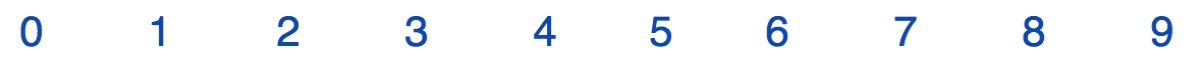
#> input picture number_rec/data/0-9.jpg, 1200 x 74 px
$ python knn.py   (older library calls are emulated)
#> lines starting #> are read from the running program, lines starting #| are printed output that depends on the picture; after the words box and inside, x2 and y2 are one past the last pixel; in counts of white or black regions, pixels touching at a corner belong together
import cv2
import numpy as np

train_img = cv2.imread('./data/0-9.jpg')
#> train_img is the input picture: shape (74, 1200, 3); mean B, G, R 251.9, 249, 247.2

gray_img = cv2.cvtColor(train_img, cv2.COLOR_BGR2GRAY)
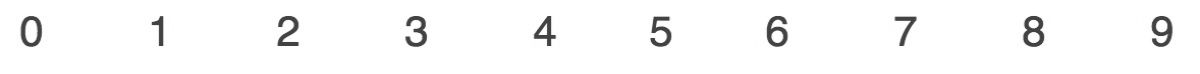
#> gray_img: shape (74, 1200); min 59, max 255, mean 248.8
_, threshold = cv2.threshold(gray_img, 100, 255, cv2.THRESH_BINARY_INV)
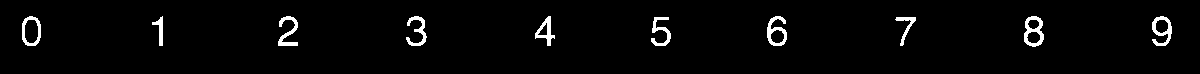
#> threshold: shape (74, 1200); 2.7% white; 10 white regions

im, contours, hierarchy = cv2.findContours(threshold, cv2.RETR_EXTERNAL, cv2.CHAIN_APPROX_SIMPLE)
#> contours = 10 contours; largest, box (x1, y1, x2, y2) and area: (1024, 16, 1044, 47) 458, (22, 16, 41, 46) 452, (767, 16, 787, 46) 360, (1152, 16, 1172, 46) 352, (535, 16, 555, 46) 244
train_cells = []
contours = sorted(contours, key=lambda c: cv2.boundingRect(c)[0])

for cnt in contours:
    x, y, w, h = cv2.boundingRect(cnt)
    train_cells.append(cv2.resize(gray_img[y:y + h, x:x + w], (30, 30)))
#> this loop made 10 passes
#> (x, y, w, h) on passes 1 to 10: (22, 16, 19, 30), (152, 16, 11, 30), (278, 16, 20, 30), (406, 16, 21, 30), (535, 16, 20, 30), (651, 17, 20, 29), (767, 16, 20, 30), (895, 17, 21, 29), (1024, 16, 20, 31), (1152, 16, 20, 30)
#> after the loop, train_cells = 10 items

# for (i, t) in enumerate(train_cells):
#     cv2.imshow('{}'.format(i), t)
# cv2.waitKey(0)

training = np.array(train_cells).reshape(-1, 900).astype(np.float32)

# k = np.arange(10)
train_labels = np.arange(10)
test_labels = train_labels.copy()

knn = cv2.ml.KNearest_create()
knn.train(training, cv2.ml.ROW_SAMPLE, train_labels)

test_image = cv2.imread('./data/numbers.jpg')
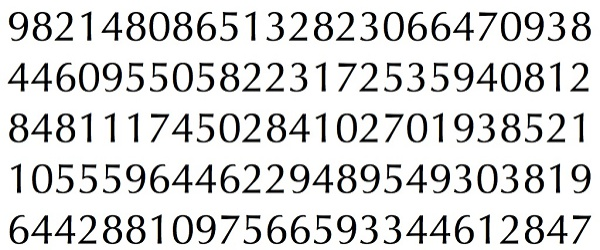
#> input picture number_rec/data/numbers.jpg, 600 x 250 px
#> test_image is the input picture: shape (250, 600, 3); mean B, G, R 217.1, 217.5, 217.3

test_gray = cv2.cvtColor(test_image, cv2.COLOR_BGR2GRAY)
_, threshold = cv2.threshold(test_gray, 100, 255, cv2.THRESH_BINARY_INV)
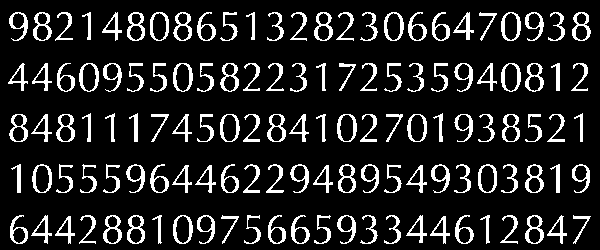
#> threshold: shape (250, 600); 13.4% white; 125 white regions
im2, contours, hierarchy = cv2.findContours(threshold, cv2.RETR_EXTERNAL, cv2.CHAIN_APPROX_SIMPLE)
#> contours = 125 contours; largest, box (x1, y1, x2, y2) and area: (501, 12, 521, 41) 445, (173, 63, 193, 92) 444, (173, 215, 193, 244) 443, (384, 12, 404, 41) 443, (501, 63, 521, 92) 441
contours = sorted(contours, key=lambda c: (cv2.boundingRect(c)[1], cv2.boundingRect(c)[0]))
#> contours = 125 contours; largest, box (x1, y1, x2, y2) and area: (501, 12, 521, 41) 445, (173, 63, 193, 92) 444, (384, 12, 404, 41) 443, (173, 215, 193, 244) 443, (501, 63, 521, 92) 441
test_cells = []
pnts = []
for (i, cnt) in enumerate(contours):
    x, y, w, h = cv2.boundingRect(cnt)
    test_cells.append(cv2.resize(test_gray[y:y + h, x:x + w], (30, 30)))
    pnts.append((x, y))
#> this loop made 125 passes
#> (x, y, w, h) on passes 1 to 12: (9, 12, 19, 29), (33, 12, 19, 29), (55, 12, 18, 29), (82, 12, 9, 28), (102, 12, 20, 29), (127, 12, 18, 29), (150, 12, 19, 29), (173, 12, 19, 29), (197, 12, 19, 29), (220, 12, 18, 29), (246, 12, 9, 28), (267, 12, 17, 29)
#> after the loop, pnts = 125 pairs, first value 8 to 574, second value 12 to 216; test_cells = 125 items

testing = np.array(test_cells).reshape(-1, 900).astype(np.float32)
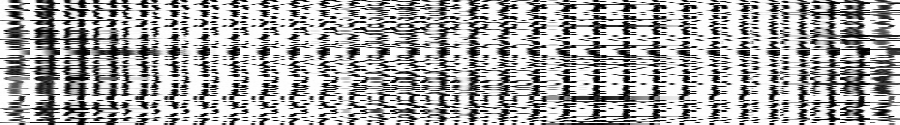
#> testing: shape (125, 900) float32; min 0, max 255, mean 167.2

ret, result, neighbours, dist = knn.findNearest(testing, k=1)
#> ret = 9; result = 125 values, max 9 at index 0, min 0 at index 6, mean 4.38; neighbours has the same summary as result; dist = 125 values, max 6210899 at index 105, min 1295449 at index 26, mean 4010080.5
for (i, p) in enumerate(pnts):
    cv2.putText(test_image, '{}'.format(int(result[i])), (p[0], p[1]), cv2.FONT_HERSHEY_SIMPLEX, 0.65, (0, 255, 0), 1)
#> this loop made 125 passes
#> p on passes 1 to 12: (9, 12), (33, 12), (55, 12), (82, 12), (102, 12), (127, 12), (150, 12), (173, 12), (197, 12), (220, 12), (246, 12), (267, 12)
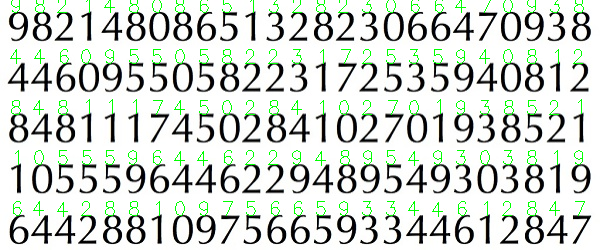
#> test_image: shape (250, 600, 3); 2.62% of pixels changed, all inside (x1, y1, x2, y2) = (10, 0, 585, 217)
cv2.imshow('result', test_image)

print('ret:{}'.format(ret))
#| ret:9.0
print('result:{}'.format(result))
#> (printed output is left out)
print('neighbours:{}'.format(neighbours))
#> (printed output is left out)
print('dist:{}'.format(dist))
#> (printed output is left out)

# [6 lines of commented-out code are left out]

cv2.waitKey(0)
cv2.destroyAllWindows()
